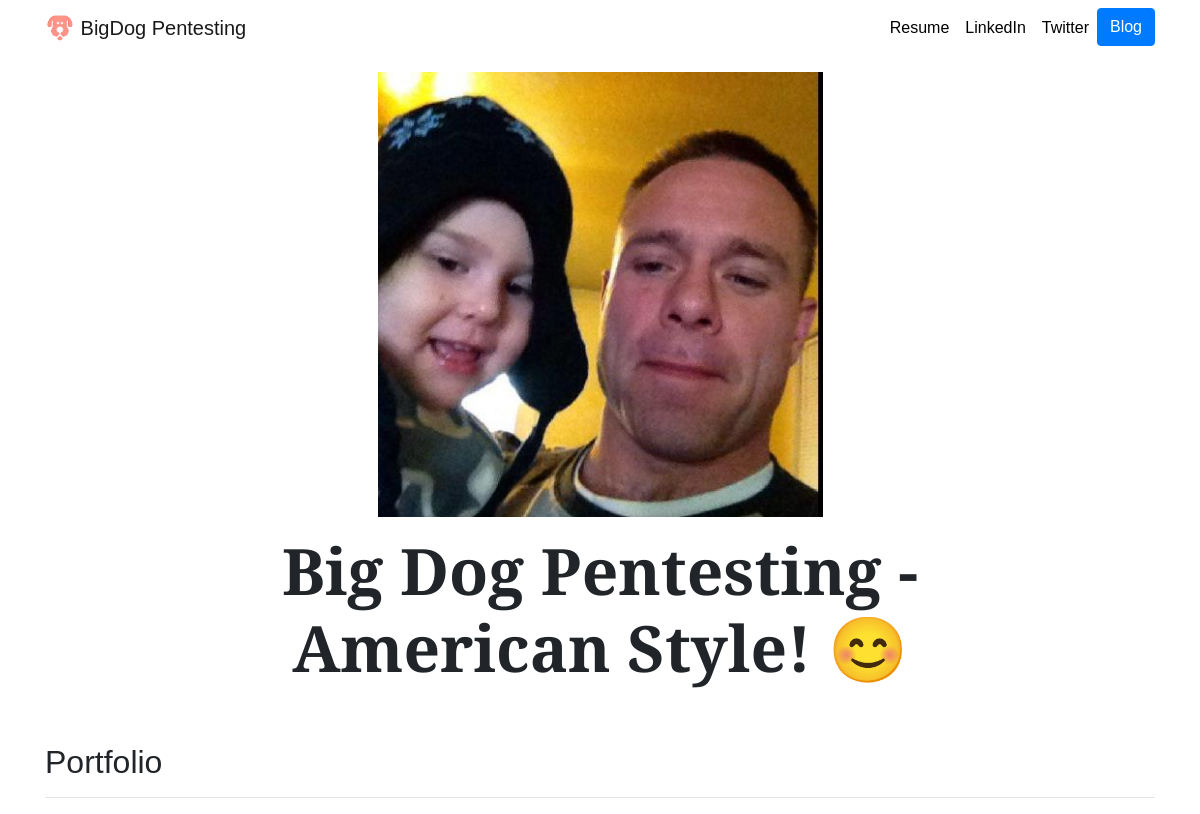
/, run on an earlier commit of the app's database.
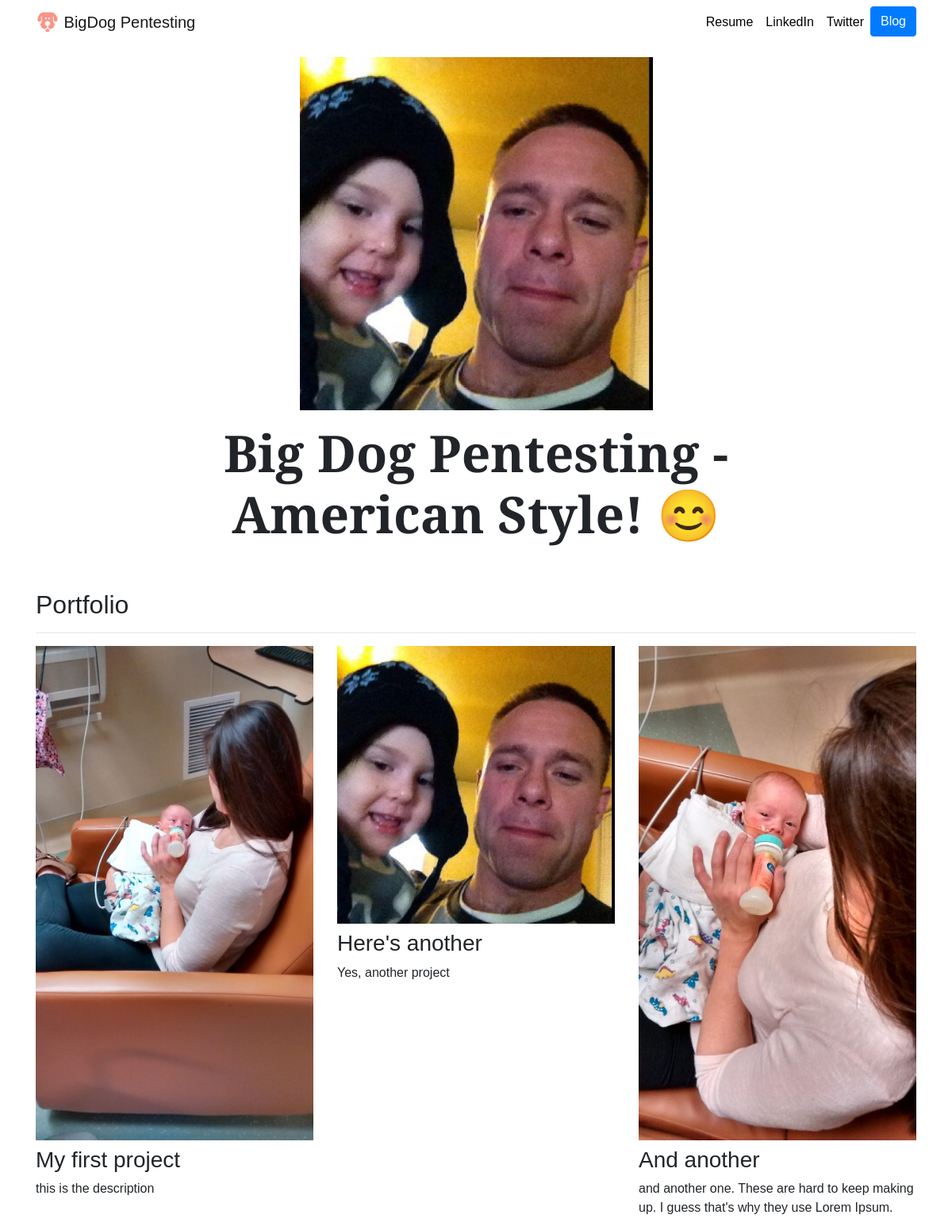
And on a later commit of the database.
### portfolio/models.py (models this page shows)
class Project(models.Model):
    title = models.CharField(max_length=100)
    description = models.CharField(max_length=250)
    image = models.ImageField(upload_to='portfolio/images/')
    url = models.URLField(blank=True)

### portfolio/views.py (the view)
# urls.py: 2. Add a URL to urlpatterns:  path('', views.home, name='home')
def home(request):
    projects = Project.objects.all()
    return render(request, 'portfolio/home.html', {'projects':projects})

### portfolio/templates/portfolio/home.html
{% extends "portfolio/base.html" %}
{% load static %}
{% block content %}
<div class="row justify-content-center my-3">
  <div class="col-5">
    <img src="{% static 'portfolio/abc.jpg' %}" class="img-fluid">
  </div>
</div>
<div class="row justify-content-center mb-3">
  <div class="col-md-9 text-center">
    <h1 id="hometext" class="font-weight-bold">Big Dog Pentesting - American Style! 😊</h1>
  </div>
</div>
<h2 class="mt-5">Portfolio</h2>
<hr>
<div class="row">
  {% for project in projects %}
  <div class="col-lg-4 col-md-6">
    {% if project.url %}
    <a href="{{ project.url }}">
      <img src="{{ project.image.url }}" class="img-fluid mb-2">
    </a>
    {% else %}
    <img src="{{ project.image.url }}" class="img-fluid mb-2">
    {% endif %}
    <h3>{{ project.title }}</h3>
    <p>{{ project.description }}</p>
  </div>
  {% endfor %}
</div>
{% endblock %}

### portfolio/templates/portfolio/base.html (shortened to what this page needs)
{% load static %}
<!doctype html>
<html lang="en">
<head>
  <link rel="stylesheet" href="https://stackpath.bootstrapcdn.com/bootstrap/4.4.1/css/bootstrap.min.css">
  <link rel="stylesheet" href="{% static "portfolio/custom.css" %}">
</head>
<body>
  <nav id="topNav" class="navbar navbar-expand-md navbar-light">
    <div class="container">
      <a class="navbar-brand" href="{% url 'home' %}">
        <img src="{% static "portfolio/dog.png" %}" width="30" height="30" class="d-inline-block align-top" alt="Nick's Logo">
        <span>BigDog Pentesting</span>
      </a>
      <div class="collapse navbar-collapse text-center" id="navbarNav">
        <ul class="navbar-nav ml-auto">
          <li class="nav-item">
            <a class="nav-link" href="{% static "portfolio/resume.pdf" %}">Resume</a>
          </li>
          <li class="nav-item">
            <a class="nav-link" href="https://www.linkedin.com/in/stefan-wa/" target="_blank">LinkedIn</a>
          </li>
          <li class="nav-item">
            <a class="nav-link" href="https://twitter.com/BPentesting" target="_blank">Twitter</a>
          </li>
          <li>
            <a role="button" href="{% url 'blog:all_blogs' %}" class="btn btn-primary">Blog</a>
          </li>
        </ul>
      </div>
    </div>
  </nav>
  <div class="container">
    {% block content %}{% endblock %}
  </div>
</body>
</html>
</html>

### portfolio/static/portfolio/custom.css (style rules this page uses)
.navbar-nav .nav-link { color: rgba(0,0,0,1) !important; }
body { font-family: 'Arvo', sans-serif; }
@media (min-width: 992px) { #hometext { font-size: 4rem; } }

What changed in the data, as far as the page shows it:
added Project: image (picture), title "My first project", description "this is the description"
added Project: image (picture), title "Here's another", description "Yes, another project"
added Project: image (picture), title "And another", description "and another one. These are hard to keep making up. I guess that's why they use Lorem Ipsum."
